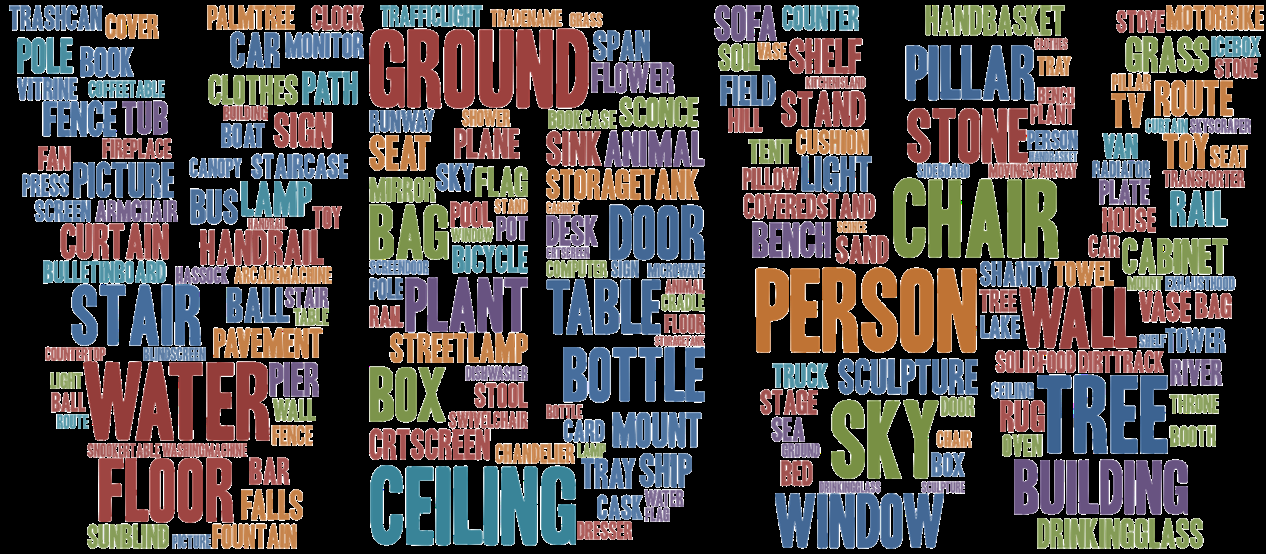
#> input picture Assets/vdw.png, 1266 x 554 px
$ python -i cut_edge.py   (imports and definitions only)
#> lines starting #> are read from the running program, lines starting #| are printed output that depends on the picture
import numpy as np
import cv2
import os
import matplotlib.pyplot as plt
import glob
import argparse


def remove_the_blackborder(image):

#> called with image = '../Assets/vdw.png'
    image = cv2.imread(image)
#> image is the input picture: shape (554, 1266, 3); mean B, G, R 70.7, 71.8, 79
    #print(image.shape)
    img = cv2.medianBlur(image, 5)
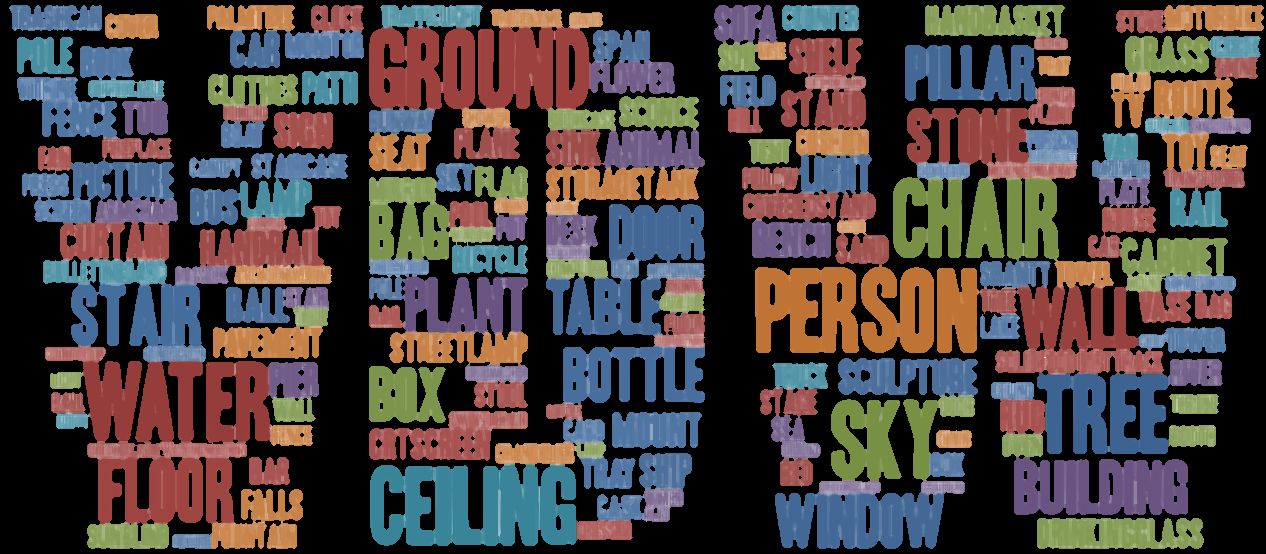
#> img: shape (554, 1266, 3); mean B, G, R 64.5, 65.7, 74.2
    b = cv2.threshold(img, 3, 255, cv2.THRESH_BINARY)
    binary_image = b[1]
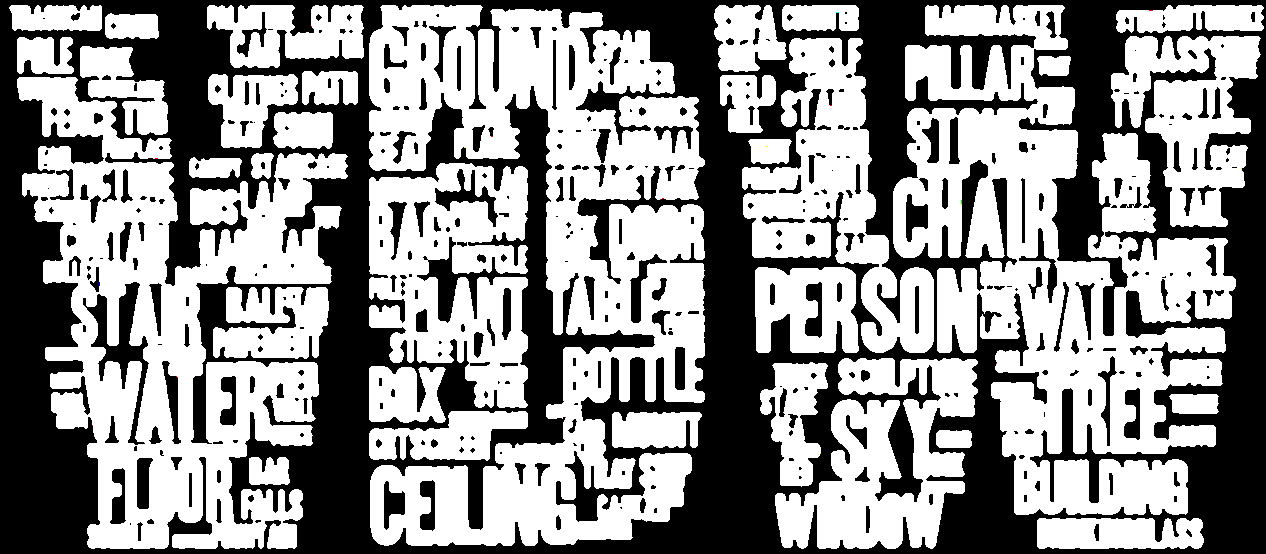
#> binary_image: shape (554, 1266, 3); mean of channels 0, 1, 2 144.3, 144.3, 144.3; drawn as B, G, R
    binary_image = cv2.cvtColor(binary_image,cv2.COLOR_BGR2GRAY)
#> binary_image: shape (554, 1266)

    edges_y, edges_x = np.where(binary_image==255)
    bottom = min(edges_y)+5
#> bottom = 10
    top = max(edges_y)-5
#> top = 543
    height = top - bottom
#> height = 533

    left = min(edges_x)
#> left = 9
    right = max(edges_x)
#> right = 1263
    height = top - bottom
    width = right - left
#> width = 1254

    #res_image = image[bottom+5:bottom+height-5, left+5:left+width-5]


    return bottom,top,left,right


def cut(images,bottom,top,left,right):
    for i in range(len(images)):
        print('cutting:',i)
        image = cv2.imread(images[i])
        image = image[bottom:top,left:right,:]
        cv2.imwrite(images[i], image)


parser = argparse.ArgumentParser()

# [2 lines not run here, left out]
# [1 line that did not run here, left out]
'''
save_path = "./"
if not os.path.exists(save_path):
    os.mkdir(save_path)
'''
# bottom,top,left,right = 140,940,20,1900
bottom,top,left,right = 140,1080-140-80,20,1900

# [2 lines not run here, left out]

>>> result = remove_the_blackborder('../Assets/vdw.png')
#> result = (10, 543, 9, 1263)
